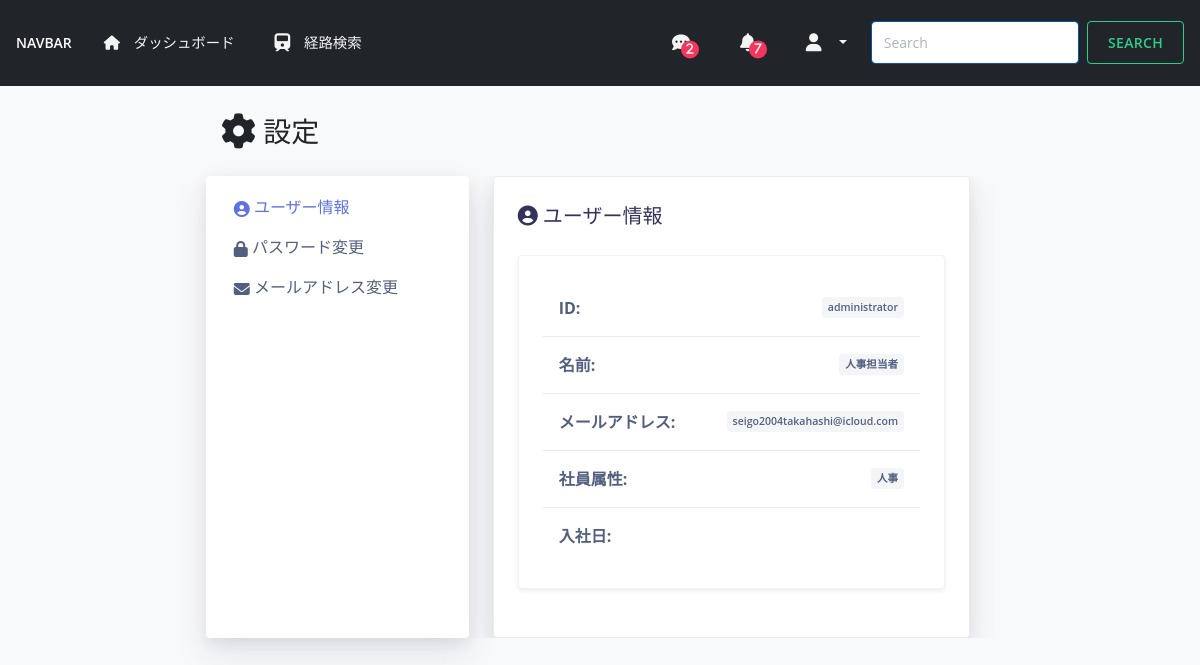
The app's page /settings/ (signed in) with its own data.
### accounts/models.py (models this page shows)
class CustomUser(AbstractUser):
    EMPLOYEE_TYPES = [
        ('内定者', '内定者'),
        ('社員', '社員'),
        ('退職者', '退職者'),
        ('人事', '人事'),
    ]
    employee_type = models.CharField(
        max_length=20,
        choices=EMPLOYEE_TYPES,
        default='内定者',
        verbose_name='社員属性'
    )
    date_of_joining = models.DateField(
        null=True,
        blank=True,
        verbose_name='入社日'
    )
    is_first_login = models.BooleanField(
        default=True,
        verbose_name='初回ログイン'
    )

### settings/views.py (the view)
# urls.py: path('', SettingsHomeView.as_view(), name='settings_home'),
class SettingsHomeView(TemplateView):
    template_name = 'settings/settings_home.html'

### notification/context_processors.py (called while the page is built)
def unread_notifications_count(request):
    if request.user.is_authenticated:
        unread_count = Notification.objects.filter(user=request.user, is_read=False).count()
        message_count = Message.objects.filter(recipient=request.user, is_read=False).count()
        return {'unread_notifications_count': unread_count, 'unread_messages_count': message_count}
    return {'unread_notifications_count': 0}

### templates/settings/settings_home.html (shortened to what this page needs)
{% extends "settings/base.html" %}
{% load static %}
{% block settings_content %}
<h5 class="text-start mb-4"><i class="fas fa-user-circle me-2"></i> ユーザー情報</h5>
<div class="row mb-4 justify-content-center">
    <div class="col-md-12">
        <div class="card shadow-sm w-100" style="background-color: #ffffff;">
            <div class="card-body">
                <ul class="list-group list-group-flush">
                    <li class="list-group-item d-flex justify-content-between align-items-center text-start">
                        <strong>ID:</strong>
                        <span class="badge bg-secondary">{{ user.username }}</span>
                    </li>
                    <li class="list-group-item d-flex justify-content-between align-items-center text-start">
                        <strong>名前:</strong>
                        <span class="badge bg-secondary">{{ user.first_name }}</span>
                    </li>
                    <li class="list-group-item d-flex justify-content-between align-items-center text-start">
                        <strong>メールアドレス:</strong>
                        <span class="badge bg-secondary">{{ user.email }}</span>
                    </li>
                    <li class="list-group-item d-flex justify-content-between align-items-center text-start">
                        <strong>社員属性:</strong>
                        <span class="badge bg-secondary">{{ user.employee_type }}</span>
                    </li>
                    <li class="list-group-item d-flex justify-content-between align-items-center text-start">
                        <strong>入社日:</strong>
                    </li>
                </ul>
            </div>
        </div>
    </div>
</div>
{% endblock %}

### static/css/style.css (style rules this page uses)
* { box-sizing: border-box; }

### templates/settings/settings_home.html (style rules this page uses)
.badge { text-transform: none !important; }

### records on screen
CustomUser: username "administrator", first_name "人事担当者", email "seigo2004takahashi@icloud.com", employee_type "人事"

### other values on screen
{{ unread_messages_count }} "2"
{{ unread_notifications_count }} "7"
